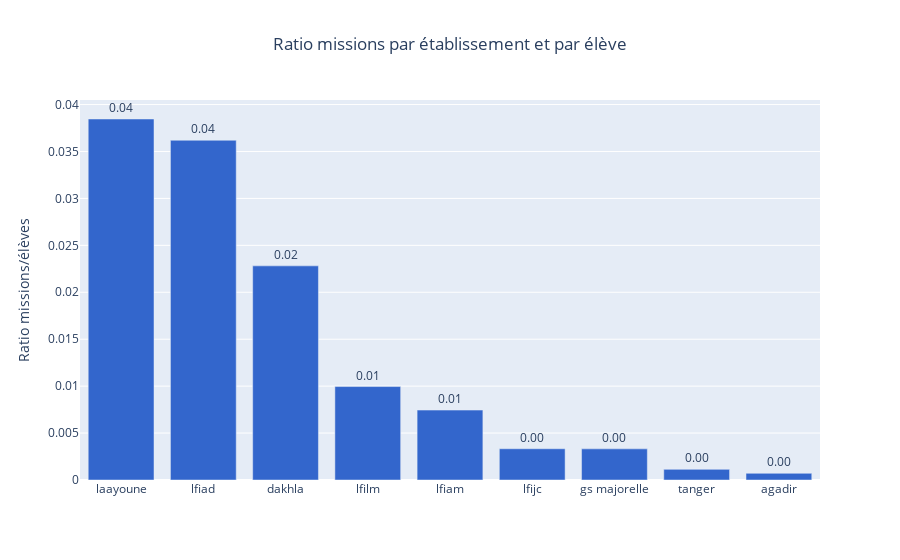

The notebook cell saved with this chart:
### Code cell
def nb_missions_par_etablissement_par_eleve(df):
    """
    Affiche un bar chart du ratio missions/élèves pour chaque établissement.

    Args:
        df (pd.DataFrame): Le DataFrame contenant les données des missions,
                           incluant une colonne 'Nombre d'élèves'.

    Returns:
        None: Affiche directement le graphique avec Plotly.
    """
    # Calcul du nombre total de missions par établissement
    missions_par_etablissement = df['Lieu'].value_counts().reset_index()
    missions_par_etablissement.columns = ['Établissement', 'Nombre de missions']

    # Ajout du nombre d'élèves à partir des données préexistantes
    nombre_eleves = {
        'agadir': 1400, 'lfiad': 884, 'lfilm': 4319, 'tanger': 882,
        'dakhla': 263, 'lfijc': 601, 'essaouira': 60, 'laayoune': 260,
        'gs majorelle': 603, 'lfiam': 2014, 'oujda': 336
    }
    missions_par_etablissement['Nombre d\'élèves'] = missions_par_etablissement['Établissement'].map(nombre_eleves)

    # Calcul du ratio missions/élèves
    missions_par_etablissement['Ratio missions/élèves'] = (
        missions_par_etablissement['Nombre de missions'] / missions_par_etablissement['Nombre d\'élèves']
    )
    # Trier par ordre décroissant du ratio missions/élèves
    missions_par_etablissement = missions_par_etablissement.sort_values(by='Ratio missions/élèves', ascending=False)


    # Création du graphique avec Plotly
    fig = px.bar(
        missions_par_etablissement,
        x='Établissement',
        y='Ratio missions/élèves',
        title="Ratio missions par établissement et par élève",
        text='Ratio missions/élèves',
        color_discrete_sequence=px.colors.qualitative.G10  # Palette de couleurs
    )

    # Mise en forme du graphique
    fig.update_traces(textposition='outside', texttemplate='%{text:.2f}')
    fig.update_layout(
        title=dict(x=0.5),  # Centrer le titre
        xaxis=dict(title=""),
        yaxis=dict(title="Ratio missions/élèves")
    )

    # Affichage du graphique
    fig.show()

nb_missions_par_etablissement_par_eleve(df_avis_de_mission)

### Figure 1 — Plotly figure (JSON) as saved in the notebook; plotly's stock layout.template omitted (floating-point values rounded to 4 significant figures)
{"data": [{"alignmentgroup": "True", "hovertemplate": "Établissement=%{x}<br>Ratio missions/élèves=%{text}<extra></extra>", "legendgroup": "", "marker": {"color": "#3366CC", "pattern": {"shape": ""}}, "name": "", "offsetgroup": "", "orientation": "v", "showlegend": false, "text": [0.03846, 0.0362, 0.02281, 0.009956, 0.007448, 0.003328, 0.003317, 0.001134, 0.0007143], "textposition": "outside", "texttemplate": "%{text:.2f}", "type": "bar", "x": ["laayoune", "lfiad", "dakhla", "lfilm", "lfiam", "lfijc", "gs majorelle", "tanger", "agadir"], "xaxis": "x", "y": [0.03846, 0.0362, 0.02281, 0.009956, 0.007448, 0.003328, 0.003317, 0.001134, 0.0007143], "yaxis": "y"}], "layout": {"barmode": "relative", "legend": {"tracegroupgap": 0}, "title": {"text": "Ratio missions par établissement et par élève", "x": 0.5}, "xaxis": {"anchor": "y", "domain": [0, 1], "title": {"text": ""}}, "yaxis": {"anchor": "x", "domain": [0, 1], "title": {"text": "Ratio missions/élèves"}}}}
